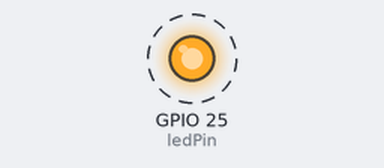
This sketch was run on a simulated ESP32. On the bench: output pins drawn as LEDs (lit = HIGH). Dashed ring = blinking.

Above: at 0.5 s.
Timing chart, 0 to 4.6 s (numbered marks = the images above):
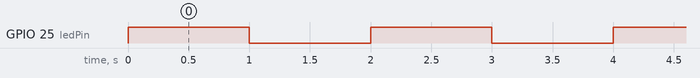

The sketch:

Ejercicio5.ino
```cpp
const int ledPin = 25; //No funciona el del SP32, se usa uno externo

void setup() {
  Serial.begin(9600);

  pinMode(ledPin, OUTPUT);
  digitalWrite(ledPin, LOW);

}

void loop() {


    digitalWrite(ledPin, HIGH);
    delay(1000);

    digitalWrite(ledPin, LOW);
    delay(1000);


}
```

Measured:
- by itself, GPIO 25 (ledPin): alternates HIGH for 1.0 s and LOW for 1.0 s
